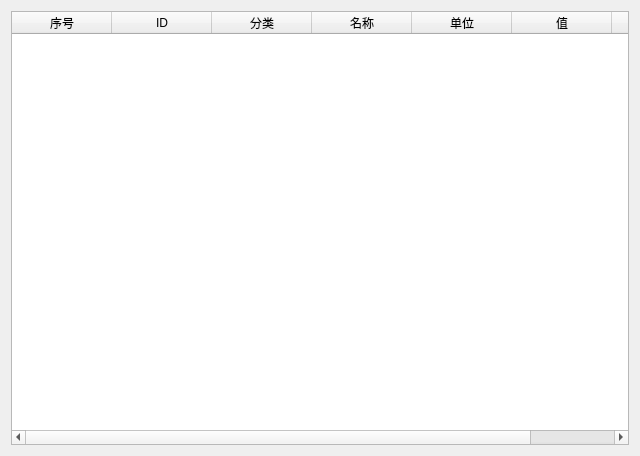
<?xml version="1.0" encoding="UTF-8"?>
<ui version="4.0">
 <class>CDebugWidget</class>
 <widget class="QWidget" name="CDebugWidget">
  <property name="geometry">
   <rect>
    <x>0</x>
    <y>0</y>
    <width>640</width>
    <height>456</height>
   </rect>
  </property>
  <property name="windowTitle">
   <string>CDebugWidget</string>
  </property>
  <layout class="QHBoxLayout" name="horizontalLayout">
   <item>
    <widget class="QTableWidget" name="tableWidget">
     <column>
      <property name="text">
       <string>序号</string>
      </property>
     </column>
     <column>
      <property name="text">
       <string>ID</string>
      </property>
     </column>
     <column>
      <property name="text">
       <string>分类</string>
      </property>
     </column>
     <column>
      <property name="text">
       <string>名称</string>
      </property>
     </column>
     <column>
      <property name="text">
       <string>单位</string>
      </property>
     </column>
     <column>
      <property name="text">
       <string>值</string>
      </property>
     </column>
     <column>
      <property name="text">
       <string>时间</string>
      </property>
     </column>
    </widget>
   </item>
  </layout>
 </widget>
 <layoutdefault spacing="6" margin="11"/>
 <resources/>
 <connections/>
</ui>
